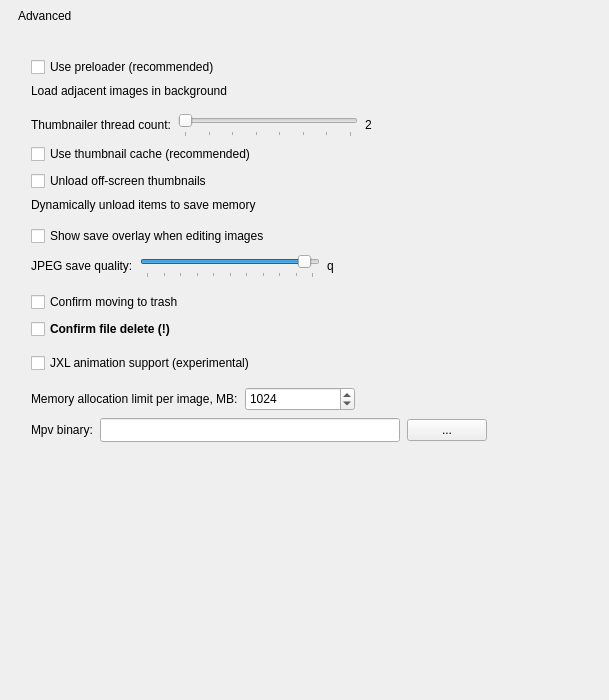
             <widget class="QWidget" name="scrollAreaWidgetContents_4">
              <property name="geometry">
               <rect>
                <x>0</x>
                <y>0</y>
                <width>609</width>
                <height>700</height>
               </rect>
              </property>
              <layout class="QVBoxLayout" name="verticalLayout_31">
               <property name="spacing">
                <number>9</number>
               </property>
               <property name="leftMargin">
                <number>18</number>
               </property>
               <property name="topMargin">
                <number>9</number>
               </property>
               <property name="rightMargin">
                <number>18</number>
               </property>
               <property name="bottomMargin">
                <number>9</number>
               </property>
               <item>
                <widget class="QLabel" name="label_49">
                 <property name="accessibleName">
                  <string notr="true">SHeaderText</string>
                 </property>
                 <property name="text">
                  <string>Advanced</string>
                 </property>
                </widget>
               </item>
               <item>
                <widget class="QWidget" name="widget_13" native="true">
                 <property name="accessibleName">
                  <string notr="true">SHeaderLine</string>
                 </property>
                </widget>
               </item>
               <item>
                <spacer name="verticalSpacer_17">
                 <property name="orientation">
                  <enum>Qt::Vertical</enum>
                 </property>
                 <property name="sizeType">
                  <enum>QSizePolicy::Fixed</enum>
                 </property>
                 <property name="sizeHint" stdset="0">
                  <size>
                   <width>20</width>
                   <height>6</height>
                  </size>
                 </property>
                </spacer>
               </item>
               <item>
                <widget class="QWidget" name="advancedGroup" native="true">
                 <property name="accessibleName">
                  <string notr="true">SGroup</string>
                 </property>
                 <layout class="QVBoxLayout" name="verticalLayout_34">
                  <property name="spacing">
                   <number>7</number>
                  </property>
                  <property name="leftMargin">
                   <number>13</number>
                  </property>
                  <property name="topMargin">
                   <number>10</number>
                  </property>
                  <property name="rightMargin">
                   <number>13</number>
                  </property>
                  <property name="bottomMargin">
                   <number>10</number>
                  </property>
                  <item>
                   <widget class="QCheckBox" name="usePreloaderCheckBox">
                    <property name="sizePolicy">
                     <sizepolicy hsizetype="MinimumExpanding" vsizetype="Minimum">
                      <horstretch>0</horstretch>
                      <verstretch>0</verstretch>
                     </sizepolicy>
                    </property>
                    <property name="toolTip">
                     <string>Preload the next/previous image. Results in a much faster image switching (at the expense of wasting more RAM).</string>
                    </property>
                    <property name="text">
                     <string>Use preloader (recommended)</string>
                    </property>
                   </widget>
                  </item>
                  <item>
                   <widget class="QLabel" name="label_41">
                    <property name="accessibleName">
                     <string notr="true">SNoteText</string>
                    </property>
                    <property name="text">
                     <string>Load adjacent images in background</string>
                    </property>
                   </widget>
                  </item>
                  <item>
                   <widget class="QWidget" name="widget_15" native="true">
                    <property name="accessibleName">
                     <string notr="true">SLine</string>
                    </property>
                   </widget>
                  </item>
                  <item>
                   <layout class="QHBoxLayout" name="horizontalLayout">
                    <property name="leftMargin">
                     <number>0</number>
                    </property>
                    <property name="topMargin">
                     <number>0</number>
                    </property>
                    <property name="rightMargin">
                     <number>0</number>
                    </property>
                    <property name="bottomMargin">
                     <number>0</number>
                    </property>
                    <item>
                     <widget class="QLabel" name="label_17">
                      <property name="text">
                       <string>Thumbnailer thread count:</string>
                      </property>
                     </widget>
                    </item>
                    <item>
                     <widget class="QSlider" name="thumbnailerThreadsSlider">
                      <property name="sizePolicy">
                       <sizepolicy hsizetype="Fixed" vsizetype="Fixed">
                        <horstretch>0</horstretch>
                        <verstretch>0</verstretch>
                       </sizepolicy>
                      </property>
                      <property name="minimumSize">
                       <size>
                        <width>180</width>
                        <height>25</height>
                       </size>
                      </property>
                      <property name="minimum">
                       <number>1</number>
                      </property>
                      <property name="maximum">
                       <number>8</number>
                      </property>
                      <property name="pageStep">
                       <number>1</number>
                      </property>
                      <property name="orientation">
                       <enum>Qt::Horizontal</enum>
                      </property>
                      <property name="tickPosition">
                       <enum>QSlider::TicksBelow</enum>
                      </property>
                     </widget>
                    </item>
                    <item>
                     <widget class="QLabel" name="thumbnailerThreadsLabel">
                      <property name="text">
                       <string>2</string>
                      </property>
                     </widget>
                    </item>
                    <item>
                     <spacer name="horizontalSpacer_9">
                      <property name="orientation">
                       <enum>Qt::Horizontal</enum>
                      </property>
                      <property name="sizeHint" stdset="0">
                       <size>
                        <width>40</width>
                        <height>20</height>
                       </size>
                      </property>
                     </spacer>
                    </item>
                   </layout>
                  </item>
                  <item>
                   <widget class="QCheckBox" name="useThumbnailCacheCheckBox">
                    <property name="sizePolicy">
                     <sizepolicy hsizetype="MinimumExpanding" vsizetype="Minimum">
                      <horstretch>0</horstretch>
                      <verstretch>0</verstretch>
                     </sizepolicy>
                    </property>
                    <property name="toolTip">
                     <string/>
                    </property>
                    <property name="text">
                     <string>Use thumbnail cache (recommended)</string>
                    </property>
                   </widget>
                  </item>
                  <item>
                   <widget class="QCheckBox" name="unloadThumbsCheckBox">
                    <property name="text">
                     <string>Unload off-screen thumbnails</string>
                    </property>
                   </widget>
                  </item>
                  <item>
                   <widget class="QLabel" name="label_51">
                    <property name="accessibleName">
                     <string notr="true">SNoteText</string>
                    </property>
                    <property name="text">
                     <string>Dynamically unload items to save memory</string>
                    </property>
                   </widget>
                  </item>
                  <item>
                   <widget class="QWidget" name="widget_26" native="true">
                    <property name="accessibleName">
                     <string notr="true">SLine</string>
                    </property>
                   </widget>
                  </item>
                  <item>
                   <widget class="QCheckBox" name="saveOverlayCheckBox">
                    <property name="text">
                     <string>Show save overlay when editing images</string>
                    </property>
                   </widget>
                  </item>
                  <item>
                   <layout class="QHBoxLayout" name="horizontalLayout_10">
                    <property name="leftMargin">
                     <number>0</number>
                    </property>
                    <property name="topMargin">
                     <number>0</number>
                    </property>
                    <item>
                     <widget class="QLabel" name="label_3">
                      <property name="text">
                       <string>JPEG save quality:</string>
                      </property>
                     </widget>
                    </item>
                    <item>
                     <widget class="QSlider" name="JPEGQualitySlider">
                      <property name="sizePolicy">
                       <sizepolicy hsizetype="Fixed" vsizetype="Fixed">
                        <horstretch>0</horstretch>
                        <verstretch>0</verstretch>
                       </sizepolicy>
                      </property>
                      <property name="minimumSize">
                       <size>
                        <width>180</width>
                        <height>25</height>
                       </size>
                      </property>
                      <property name="minimum">
                       <number>0</number>
                      </property>
                      <property name="maximum">
                       <number>100</number>
                      </property>
                      <property name="pageStep">
                       <number>5</number>
                      </property>
                      <property name="value">
                       <number>95</number>
                      </property>
                      <property name="orientation">
                       <enum>Qt::Horizontal</enum>
                      </property>
                      <property name="tickPosition">
                       <enum>QSlider::TicksBelow</enum>
                      </property>
                      <property name="tickInterval">
                       <number>10</number>
                      </property>
                     </widget>
                    </item>
                    <item>
                     <widget class="QLabel" name="JPEGQualityLabel">
                      <property name="text">
                       <string>q</string>
                      </property>
                     </widget>
                    </item>
                    <item>
                     <spacer name="horizontalSpacer_7">
                      <property name="orientation">
                       <enum>Qt::Horizontal</enum>
                      </property>
                      <property name="sizeHint" stdset="0">
                       <size>
                        <width>40</width>
                        <height>20</height>
                       </size>
                      </property>
                     </spacer>
                    </item>
                   </layout>
                  </item>
                  <item>
                   <widget class="QWidget" name="widget_25" native="true">
                    <property name="accessibleName">
                     <string notr="true">SLine</string>
                    </property>
                   </widget>
                  </item>
                  <item>
                   <widget class="QCheckBox" name="confirmTrashCheckBox">
                    <property name="text">
                     <string>Confirm moving to trash</string>
                    </property>
                   </widget>
                  </item>
                  <item>
                   <widget class="QCheckBox" name="confirmDeleteCheckBox">
                    <property name="font">
                     <font>
                      <weight>75</weight>
                      <bold>true</bold>
                     </font>
                    </property>
                    <property name="text">
                     <string>Confirm file delete (!)</string>
                    </property>
                   </widget>
                  </item>
                  <item>
                   <widget class="QWidget" name="widget_27" native="true">
                    <property name="accessibleName">
                     <string notr="true">SLine</string>
                    </property>
                   </widget>
                  </item>
                  <item>
                   <widget class="QCheckBox" name="animatedJxlCheckBox">
                    <property name="text">
                     <string>JXL animation support (experimental)</string>
                    </property>
                   </widget>
                  </item>
                  <item>
                   <widget class="QWidget" name="widget_28" native="true">
                    <property name="accessibleName">
                     <string notr="true">SLine</string>
                    </property>
                   </widget>
                  </item>
                  <item>
                   <layout class="QHBoxLayout" name="horizontalLayout_25">
                    <property name="leftMargin">
                     <number>0</number>
                    </property>
                    <property name="topMargin">
                     <number>0</number>
                    </property>
                    <property name="rightMargin">
                     <number>0</number>
                    </property>
                    <property name="bottomMargin">
                     <number>0</number>
                    </property>
                    <item>
                     <widget class="QLabel" name="memoryLimitLabel">
                      <property name="text">
                       <string>Memory allocation limit per image, MB:</string>
                      </property>
                     </widget>
                    </item>
                    <item>
                     <widget class="QSpinBox" name="memoryLimitSpinBox">
                      <property name="sizePolicy">
                       <sizepolicy hsizetype="Fixed" vsizetype="Minimum">
                        <horstretch>0</horstretch>
                        <verstretch>0</verstretch>
                       </sizepolicy>
                      </property>
                      <property name="minimumSize">
                       <size>
                        <width>110</width>
                        <height>24</height>
                       </size>
                      </property>
                      <property name="minimum">
                       <number>512</number>
                      </property>
                      <property name="maximum">
                       <number>8192</number>
                      </property>
                      <property name="singleStep">
                       <number>512</number>
                      </property>
                      <property name="value">
                       <number>1024</number>
                      </property>
                     </widget>
                    </item>
                    <item>
                     <spacer name="horizontalSpacer_32">
                      <property name="orientation">
                       <enum>Qt::Horizontal</enum>
                      </property>
                      <property name="sizeHint" stdset="0">
                       <size>
                        <width>40</width>
                        <height>20</height>
                       </size>
                      </property>
                     </spacer>
                    </item>
                   </layout>
                  </item>
                  <item>
                   <layout class="QHBoxLayout" name="horizontalLayout_7">
                    <item>
                     <widget class="QLabel" name="mpvLabel">
                      <property name="enabled">
                       <bool>true</bool>
                      </property>
                      <property name="minimumSize">
                       <size>
                        <width>0</width>
                        <height>0</height>
                       </size>
                      </property>
                      <property name="text">
                       <string>Mpv binary:</string>
                      </property>
                     </widget>
                    </item>
                    <item>
                     <widget class="QLineEdit" name="mpvLineEdit">
                      <property name="enabled">
                       <bool>true</bool>
                      </property>
                      <property name="sizePolicy">
                       <sizepolicy hsizetype="Minimum" vsizetype="Fixed">
                        <horstretch>0</horstretch>
                        <verstretch>0</verstretch>
                       </sizepolicy>
                      </property>
                      <property name="minimumSize">
                       <size>
                        <width>300</width>
                        <height>24</height>
                       </size>
                      </property>
                     </widget>
                    </item>
                    <item>
                     <widget class="QPushButton" name="pushButton_5">
                      <property name="enabled">
                       <bool>true</bool>
                      </property>
                      <property name="minimumSize">
                       <size>
                        <width>20</width>
                        <height>0</height>
                       </size>
                      </property>
                      <property name="maximumSize">
                       <size>
                        <width>16777215</width>
                        <height>16777215</height>
                       </size>
                      </property>
                      <property name="text">
                       <string>...</string>
                      </property>
                     </widget>
                    </item>
                    <item>
                     <spacer name="horizontalSpacer_33">
                      <property name="orientation">
                       <enum>Qt::Horizontal</enum>
                      </property>
                      <property name="sizeHint" stdset="0">
                       <size>
                        <width>40</width>
                        <height>20</height>
                       </size>
                      </property>
                     </spacer>
                    </item>
                   </layout>
                  </item>
                 </layout>
                </widget>
               </item>
               <item>
                <spacer name="verticalSpacer_16">
                 <property name="orientation">
                  <enum>Qt::Vertical</enum>
                 </property>
                 <property name="sizeHint" stdset="0">
                  <size>
                   <width>20</width>
                   <height>40</height>
                  </size>
                 </property>
                </spacer>
               </item>
              </layout>
             </widget>
